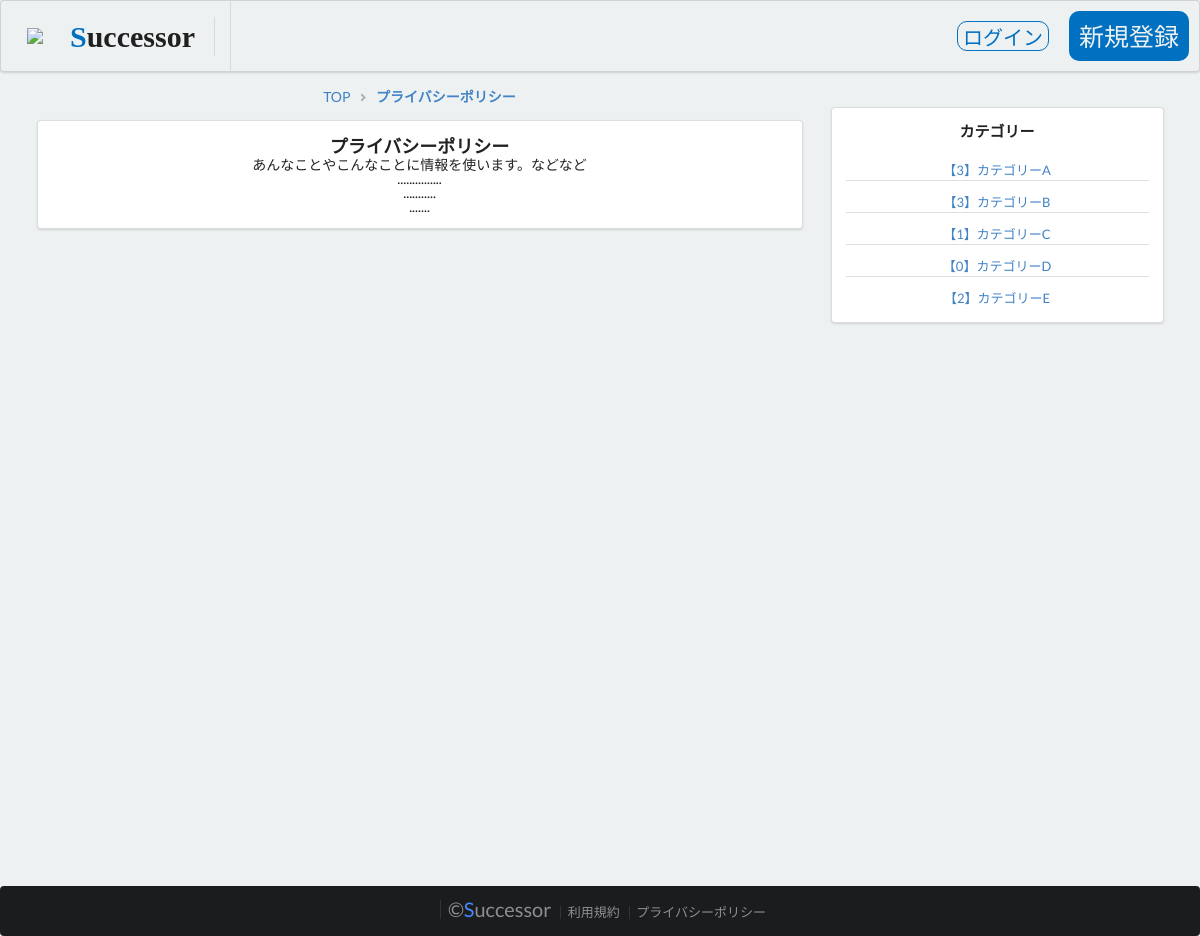
The app's page /policy/ with its own data.
### thread/models.py (models this page shows, shortened)
class Category(models.Model):
    name = models.CharField(
        'カテゴリー名',
        max_length=50,
    )
    url_code = models.CharField(
        'URLコード',
        max_length=50,
        null=True,
        blank=False,
        unique=True,
    )
    sort=models.IntegerField(
        verbose_name='ソート',
        default=0,
    )
    objects = CategoryManager

### thread/templatetags/threadtags.py (called while the page is built)
@register.inclusion_tag('thread/tags/category_tag.html')
def categorytag():
    ctx = {}
    ctx['category_list'] = Category.objects.annotate(
            count=Count('topic')).order_by('sort')
    return ctx

### templates/base/policy.html (shortened to what this page needs)
{% extends 'base/base.html' %}
{% block content %}
<div class="ui grid stackable">
    <div class="eleven wide column">
        <div class="ui breadcrumb">
            <a href="{% url 'base:top' %}" class="section">TOP</a>
            <i class="right angle icon divider"></i>
            <a class="active section">プライバシーポリシー</a>
        </div>
        <div class="ui segment">
            <div class="content">
                <div class="header"><h3>プライバシーポリシー</h3></div>
                <p>あんなことやこんなことに情報を使います。などなど</p>
                <p>...............</p>
                <p>...........</p>
                <p>.......</p>
            </div>
        </div>
    </div>
    {% include 'base/sidebar.html' %}
</div>
{% endblock %}

### templates/thread/tags/category_tag.html
<div class="ui relaxed list small divided link">
    {% for category in category_list %}
    <a class="item"><a href="/thread/category/{{ category.url_code }}">【{{category.count}}】{{category.name}}</a>
    {% endfor %}
</div>

### static/css/style.css (style rules this page uses)
body { text-align: center; }
p { line-height: 1; margin: 0; }
div { margin: 0; padding: 0; }

### records on screen
Category: count "3", name "カテゴリーA"
Category: count "3", name "カテゴリーB"
Category: count "1", name "カテゴリーC"
Category: count "0", name "カテゴリーD"
Category: count "2", name "カテゴリーE"
